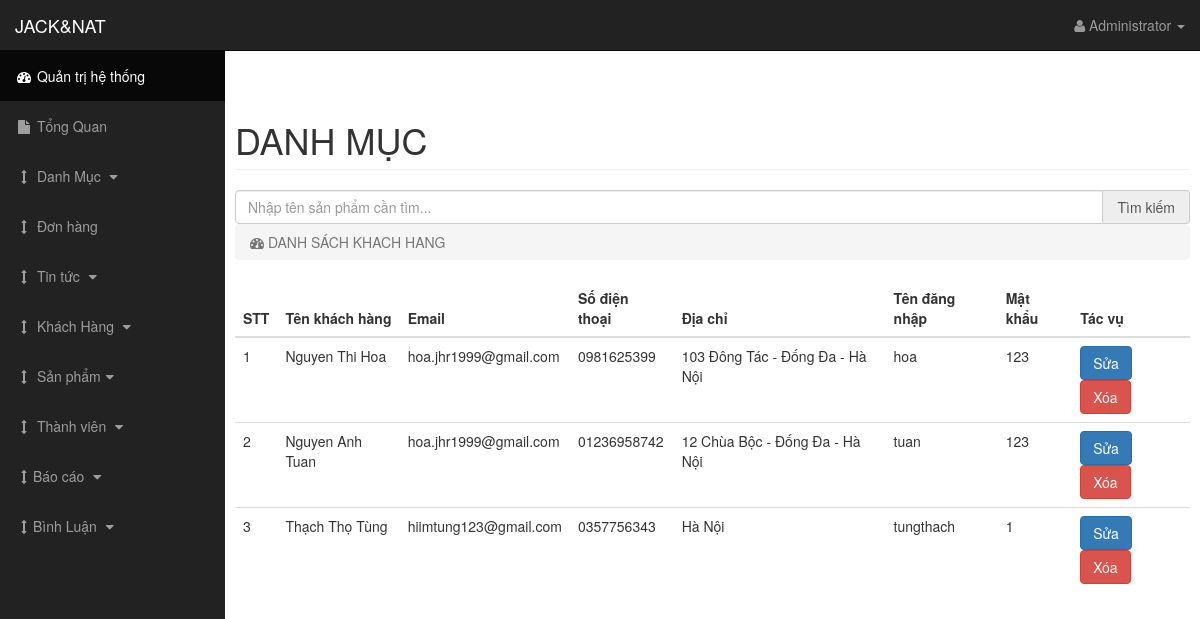
/backend/index.php?page=customer (signed in), run on the app's committed database.
### tables this page shows
CREATE TABLE `tbl_khach_hang` (
  `id_khach_hang` int(11) NOT NULL,
  `ten_khach_hang` varchar(256) DEFAULT NULL,
  `email` varchar(256) DEFAULT NULL,
  `so_dien_thoai` varchar(15) DEFAULT NULL,
  `dia_chi` varchar(255) DEFAULT NULL,
  `ma_kich_hoat` varchar(255) NOT NULL DEFAULT '1',
  `mat_khau` varchar(255) DEFAULT NULL,
  `ten_dang_nhap` varchar(55) NOT NULL,
  `gioi_tinh` varchar(3) DEFAULT NULL,
  `ngay_sinh` date DEFAULT NULL
);

### backend/views/customer.php (the view, shortened to what this page needs)
<?php
	if (isset($_POST['submit_search'])) {
        $key = $_POST['keyw'];
        $sql = "SELECT *FROM tbl_khach_hang WHERE ten_khach_hang LIKE '%$key%' ORDER BY id_khach_hang";
    }else{
        $sql = "SELECT *FROM tbl_khach_hang ORDER BY id_khach_hang";
    }
    $query = mysqli_query($conn, $sql);
?>
<div><br>
    <div class="row">
        <div class="col-lg-12">
            <h1 class="page-header">
               DANH MỤC
            </h1>
            <form action="" method="POST">
                <div class="input-group">
                  <input type="text" required="" placeholder="Nhập tên sản phẩm cần tìm..." name="keyw" class="form-control" value="<?php if(isset($key)) { echo $key; } ?>"/>
                  <span class="input-group-addon">
                      <button style="line-height: 0px; padding: 0px;" type="submit" class="" name="submit_search">
	                      Tìm kiếm
	                  </button>
                  </span>
                </div>
            </form>
            <ol class="breadcrumb">
                <li class="active">
                    <i class="fa fa-dashboard"></i> DANH SÁCH KHACH HANG
            </ol>
        </div>
    </div>
     <div class="table-responsive">
	  <table class="table align-items-center table-flush">
	    <thead class="thead-light">
	      <tr>
            <th scope="col">STT</th>
	        <th scope="col">Tên khách hàng</th>
	        <th scope="col">Email</th>
	        <th scope="col">Số điện thoại</th>
	        <th scope="col">Địa chỉ</th>
			<th scope="col">Tên đăng nhập</th>
	        <th scope="col">Mật khẩu</th>
	        <th scope="col">Tác vụ</th>
	      </tr>
	    </thead>
	    <tbody>
	    	<?php
	    	$stt = 1;
	    	while ($row=$query->fetch_assoc()) {
	    	 ?>
	        <tr>
            <td><?php echo $stt; ?></td>
	        	<td><?php echo $row['ten_khach_hang']?></td>
	        	<td><?php echo $row['email'];?></td>
	        	<td><?php echo $row['so_dien_thoai'];?></td>
	        	<td><?php echo $row['dia_chi']?></td>
				<td><?php echo $row['ten_dang_nhap']?></td>
	        	<td><?php echo $row['mat_khau']; ?></td>
				<td>
					<a href="index.php?page=edit-customer&id=<?php echo $row['id_khach_hang']; ?>"><button class="btn btn-primary">Sửa</button></a>
					<a onclick="return confirm('Bạn có muốn xóa khách hàng này không? ');" href="index.php?page=del-customer&id=<?php echo $row['id_khach_hang']; ?>">
						<button class="btn btn-danger">Xóa</button>
					</a>
				</td>
	        </tr>
	    <?php $stt++; } ?>
	    </tbody>
	  </table>
</div>

### backend/css/sb-admin.css (style rules this page uses)
body { margin-top: 100px; background-color: #222; }
@media (min-width:768px) { body { margin-top: 50px; } }

### data on the page
tbl_khach_hang: ten_khach_hang "Nguyen Thi Hoa", email "hoa.jhr1999@gmail.com", so_dien_thoai "0981625399", dia_chi "103 Đông Tác - Đống Đa - Hà Nội", ten_dang_nhap "hoa", mat_khau "123"
tbl_khach_hang: ten_khach_hang "Nguyen Anh Tuan", email "hoa.jhr1999@gmail.com", so_dien_thoai "01236958742", dia_chi "12 Chùa Bộc - Đống Đa - Hà Nội", ten_dang_nhap "tuan", mat_khau "123"
tbl_khach_hang: ten_khach_hang "Thạch Thọ Tùng", email "hiimtung123@gmail.com", so_dien_thoai "0357756343", dia_chi "Hà Nội", ten_dang_nhap "tungthach", mat_khau "1"

### other printed values
$_SESSION['name'] "Administrator"
